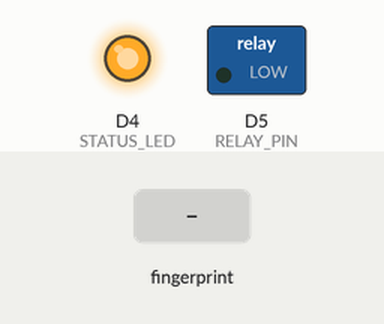
This sketch was run on a simulated ESP8266 (NodeMCU). Parts: switched loads named in the sketch (green lamp = pin HIGH), output pins drawn as LEDs (lit = HIGH). Dashed ring = blinking. The inputs (shaded band) are chosen by the test bench. WiFi joins after 1.5 s; servers stay silent unless stated; uploads are accepted with an empty reply; web services answer with replies made up by the test bench; what the sketch prints to the serial monitor is not drawn.

Above: at 5.8 s.
5.9 s: finger stored as number 1 placed on the sensor
At 6.71 s:
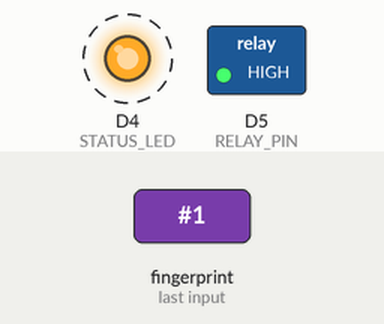
At 7.7 s:
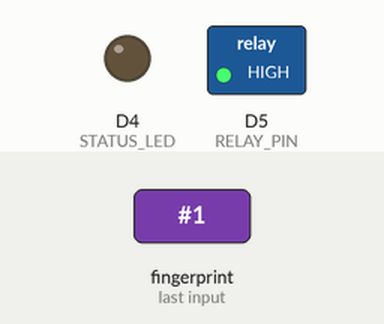
Timing chart, 0 to 9.2 s (numbered marks = the images above; inputs shaded):
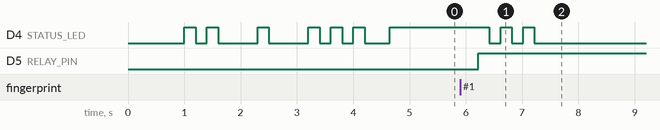

Measured:
- after the input at 5.9 s, D5 (RELAY_PIN): LOW → HIGH after 0.32 s
- by itself, D4 (STATUS_LED): alternates HIGH for 0.20 s and LOW for 0.20 s, 5 changes in all, then stays LOW

The sketch:

esp32_door_lock_with_server.ino
```cpp
#include <Adafruit_Fingerprint.h>
#include <SoftwareSerial.h>
#include <ESP8266WiFi.h>
#include <WiFiClientSecure.h>
#include <ESP8266HTTPClient.h>
#include <ArduinoJson.h>

// WiFi Credentials
const char* ssid = "Abc";
const char* password = "123456789";

// Server Configuration
const char* serverURL = "https://your-server-name.onrender.com";  // Replace with your Render URL
const char* apiKey = "your-api-key-here";  // Replace with your API key

// Telegram Bot Credentials (Keep as backup)
const char* botToken = "7809752543:AAFCrmTw32uOQN62gEu0W4PjfQWyHM4LoKs";
const char* chatID = "6592398878";

// Device Configuration
const char* deviceId = "ESP32-Door-Lock-01";
const char* deviceLocation = "Main Door";

WiFiClientSecure client;
HTTPClient http;

// Fingerprint Sensor
SoftwareSerial mySerial(D7, D6); // TX, RX
Adafruit_Fingerprint finger = Adafruit_Fingerprint(&mySerial);

// Relay Signal Pin (ESP to Arduino)
#define RELAY_PIN D5

// Status LED (optional)
#define STATUS_LED D4

void setup() {
    Serial.begin(9600);
    mySerial.begin(57600);

    pinMode(RELAY_PIN, OUTPUT);
    pinMode(STATUS_LED, OUTPUT);

    digitalWrite(RELAY_PIN, LOW);  // Lock is initially locked
    digitalWrite(STATUS_LED, LOW);

    finger.begin(57600);
    if (finger.verifyPassword()) {
        Serial.println("Fingerprint sensor detected!");
        blinkStatusLED(2); // 2 quick blinks for sensor OK
    } else {
        Serial.println("No fingerprint sensor found!");
        while (1) {
            blinkStatusLED(5); // Continuous blinking for error
            delay(1000);
        }
    }

    // Connect to WiFi
    connectToWiFi();

    // Register device with server
    registerDevice();
}

void loop() {
    // Check WiFi connection
    if (WiFi.status() != WL_CONNECTED) {
        connectToWiFi();
    }

    Serial.println("Place your finger on the scanner. You have 10 seconds...");
    digitalWrite(STATUS_LED, HIGH); // LED on during scanning

    int id = waitForFingerprint(10000);  // Wait for 10 seconds

    digitalWrite(STATUS_LED, LOW); // LED off after scanning

    if (id == 1) {  // Change this to your registered fingerprint ID
        Serial.println("✅ Access Granted!");

        // Unlock door
        digitalWrite(RELAY_PIN, HIGH);
        blinkStatusLED(3); // 3 blinks for success

        // Send notifications
        sendTelegramMessage("✅ Access Granted - Door Unlocked at " + getCurrentTimestamp());
        sendServerNotification("authorized", id);

        delay(5000); // Keep door unlocked for 5 seconds
        digitalWrite(RELAY_PIN, LOW);  // Lock door again

        Serial.println("🔒 Door locked again");

    } else if (id == -2) {  // Unauthorized fingerprint detected
        Serial.println("🚨 Unauthorized Access! Sending alert...");

        // Alert LEDs
        for(int i = 0; i < 10; i++) {
            digitalWrite(STATUS_LED, HIGH);
            delay(100);
            digitalWrite(STATUS_LED, LOW);
            delay(100);
        }

        // Send notifications
        sendTelegramMessage("⚠ SECURITY ALERT: Unauthorized Fingerprint Detected at " + getCurrentTimestamp() + " 🚨");
        sendServerNotification("unauthorized", -1);

    } else {
        Serial.println("⏳ No fingerprint detected within 10 seconds. Skipping...");
    }

    delay(1000);
}

void connectToWiFi() {
    Serial.println("Connecting to WiFi...");
    WiFi.begin(ssid, password);

    int attempts = 0;
    while (WiFi.status() != WL_CONNECTED && attempts < 30) {
        delay(500);
        Serial.print(".");
        blinkStatusLED(1);
        attempts++;
    }

    if (WiFi.status() == WL_CONNECTED) {
        Serial.println("\n✅ Connected to WiFi!");
        Serial.print("IP address: ");
        Serial.println(WiFi.localIP());
        blinkStatusLED(2);
        client.setInsecure();
    } else {
        Serial.println("\n❌ WiFi connection failed!");
    }
}

void registerDevice() {
    if (WiFi.status() != WL_CONNECTED) return;

    Serial.println("Registering device with server...");

    http.begin(String(serverURL) + "/api/auth/register");
    http.addHeader("Content-Type", "application/json");

    // Create JSON payload
    StaticJsonDocument<200> doc;
    doc["deviceId"] = deviceId;
    doc["deviceType"] = "ESP32";
    doc["location"] = deviceLocation;

    String payload;
    serializeJson(doc, payload);

    int httpResponseCode = http.POST(payload);

    if (httpResponseCode > 0) {
        String response = http.getString();
        Serial.println("Device registration response: " + String(httpResponseCode));
        Serial.println("Response: " + response);
    } else {
        Serial.println("Device registration failed: " + String(httpResponseCode));
    }

    http.end();
}

void sendServerNotification(String type, int fingerprintId) {
    if (WiFi.status() != WL_CONNECTED) {
        Serial.println("⚠ WiFi not connected! Cannot send server notification.");
        return;
    }

    String endpoint = String(serverURL) + "/api/notifications/" + type;

    http.begin(endpoint);
    http.addHeader("Content-Type", "application/json");
    http.addHeader("X-API-Key", apiKey);

    // Create JSON payload
    StaticJsonDocument<300> doc;
    doc["deviceId"] = deviceId;
    doc["location"] = deviceLocation;
    doc["timestamp"] = getCurrentTimestamp();

    if (fingerprintId > 0) {
        doc["fingerprintId"] = fingerprintId;
        doc["userId"] = "User-" + String(fingerprintId);
    } else if (fingerprintId == -1) {
        doc["fingerprintId"] = 999; // Unknown/unauthorized ID
    }

    String payload;
    serializeJson(doc, payload);

    Serial.println("Sending to server: " + endpoint);
    Serial.println("Payload: " + payload);

    int httpResponseCode = http.POST(payload);

    if (httpResponseCode > 0) {
        String response = http.getString();
        Serial.println("✅ Server notification sent successfully!");
        Serial.println("Response code: " + String(httpResponseCode));
        Serial.println("Response: " + response);
    } else {
        Serial.println("❌ Server notification failed!");
        Serial.println("Error code: " + String(httpResponseCode));
    }

    http.end();
}

// Function to wait for a fingerprint for a specified time (milliseconds)
int waitForFingerprint(unsigned long timeout) {
    unsigned long startTime = millis();

    while (millis() - startTime < timeout) {
        int id = getFingerprintID();
        if (id > 0) return id; // Valid fingerprint detected
        if (id == -2) return -2; // Unauthorized fingerprint detected
        delay(50); // Small delay to prevent overwhelming the sensor
    }
    return 0; // No fingerprint detected in the given time
}

void sendTelegramMessage(String message) {
    if (WiFi.status() != WL_CONNECTED) {
        Serial.println("⚠ WiFi not connected! Cannot send Telegram message.");
        return;
    }

    String url = "https://api.telegram.org/bot" + String(botToken) + "/sendMessage?chat_id=" + String(chatID) + "&text=" + urlEncode(message);

    client.connect("api.telegram.org", 443);
    client.print(String("GET ") + url + " HTTP/1.1\r\n" +
                 "Host: api.telegram.org\r\n" +
                 "Connection: close\r\n\r\n");

    delay(2000);
    Serial.println("✅ Telegram message sent!");

    // Read and discard response
    while (client.available()) {
        client.read();
    }
    client.stop();
}

int getFingerprintID() {
    uint8_t p = finger.getImage();
    if (p != FINGERPRINT_OK) return -1;  // No fingerprint detected

    p = finger.image2Tz();
    if (p != FINGERPRINT_OK) return -1;

    p = finger.fingerFastSearch();
    if (p == FINGERPRINT_OK) {
        return finger.fingerID; // Return recognized fingerprint ID
    } else {
        return -2;  // Unauthorized fingerprint detected
    }
}

void blinkStatusLED(int times) {
    for (int i = 0; i < times; i++) {
        digitalWrite(STATUS_LED, HIGH);
        delay(200);
        digitalWrite(STATUS_LED, LOW);
        delay(200);
    }
}

String getCurrentTimestamp() {
    return String(millis()); // Simple timestamp - you can enhance this with NTP time
}

String urlEncode(String str) {
    String encodedString = "";
    char c;
    char code0;
    char code1;

    for (int i = 0; i < str.length(); i++) {
        c = str.charAt(i);
        if (c == ' ') {
            encodedString += '+';
        } else if (isalnum(c)) {
            encodedString += c;
        } else {
            code1 = (c & 0xf) + '0';
            if ((c & 0xf) > 9) {
                code1 = (c & 0xf) - 10 + 'A';
            }
            c = (c >> 4) & 0xf;
            code0 = c + '0';
            if (c > 9) {
                code0 = c - 10 + 'A';
            }
            encodedString += '%';
            encodedString += code0;
            encodedString += code1;
        }
        yield();
    }

    return encodedString;
}
```
